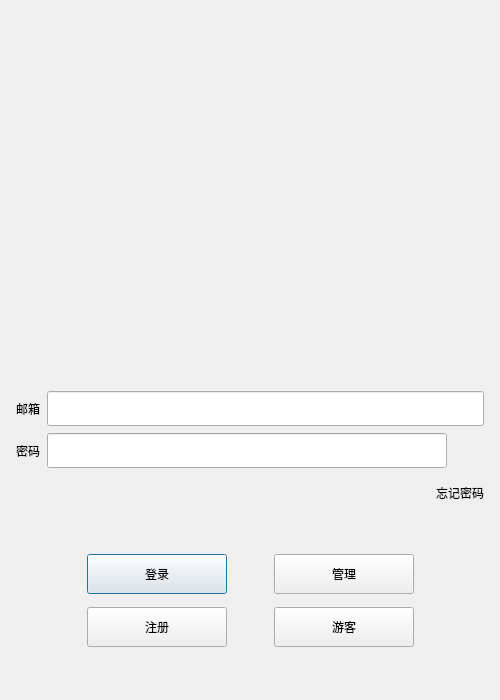
<?xml version="1.0" encoding="UTF-8"?>
<ui version="4.0">
 <class>LoginDialog</class>
 <widget class="QDialog" name="LoginDialog">
  <property name="geometry">
   <rect>
    <x>0</x>
    <y>0</y>
    <width>500</width>
    <height>700</height>
   </rect>
  </property>
  <property name="minimumSize">
   <size>
    <width>500</width>
    <height>700</height>
   </size>
  </property>
  <property name="maximumSize">
   <size>
    <width>500</width>
    <height>700</height>
   </size>
  </property>
  <property name="windowTitle">
   <string>Dialog</string>
  </property>
  <layout class="QVBoxLayout" name="verticalLayout_2">
   <item>
    <layout class="QVBoxLayout" name="verticalLayout">
     <property name="spacing">
      <number>7</number>
     </property>
     <property name="leftMargin">
      <number>5</number>
     </property>
     <property name="topMargin">
      <number>5</number>
     </property>
     <property name="rightMargin">
      <number>5</number>
     </property>
     <property name="bottomMargin">
      <number>5</number>
     </property>
     <item>
      <widget class="QLabel" name="err_tip">
       <property name="text">
        <string/>
       </property>
       <property name="alignment">
        <set>Qt::AlignCenter</set>
       </property>
      </widget>
     </item>
     <item>
      <widget class="QWidget" name="head_widget" native="true">
       <property name="minimumSize">
        <size>
         <width>450</width>
         <height>300</height>
        </size>
       </property>
       <layout class="QGridLayout" name="gridLayout">
        <item row="0" column="0">
         <widget class="QLabel" name="head_label">
          <property name="minimumSize">
           <size>
            <width>445</width>
            <height>295</height>
           </size>
          </property>
          <property name="maximumSize">
           <size>
            <width>445</width>
            <height>295</height>
           </size>
          </property>
          <property name="text">
           <string/>
          </property>
          <property name="alignment">
           <set>Qt::AlignCenter</set>
          </property>
         </widget>
        </item>
       </layout>
      </widget>
     </item>
     <item>
      <spacer name="verticalSpacer">
       <property name="orientation">
        <enum>Qt::Vertical</enum>
       </property>
       <property name="sizeHint" stdset="0">
        <size>
         <width>20</width>
         <height>40</height>
        </size>
       </property>
      </spacer>
     </item>
     <item>
      <layout class="QHBoxLayout" name="horizontalLayout">
       <item>
        <widget class="QLabel" name="email_label">
         <property name="minimumSize">
          <size>
           <width>0</width>
           <height>35</height>
          </size>
         </property>
         <property name="maximumSize">
          <size>
           <width>16777215</width>
           <height>35</height>
          </size>
         </property>
         <property name="text">
          <string>邮箱</string>
         </property>
        </widget>
       </item>
       <item>
        <widget class="QLineEdit" name="email_edit">
         <property name="minimumSize">
          <size>
           <width>0</width>
           <height>35</height>
          </size>
         </property>
         <property name="maximumSize">
          <size>
           <width>16777215</width>
           <height>35</height>
          </size>
         </property>
        </widget>
       </item>
      </layout>
     </item>
     <item>
      <layout class="QHBoxLayout" name="horizontalLayout_3">
       <item>
        <widget class="QLabel" name="pass_label">
         <property name="minimumSize">
          <size>
           <width>0</width>
           <height>35</height>
          </size>
         </property>
         <property name="maximumSize">
          <size>
           <width>16777215</width>
           <height>35</height>
          </size>
         </property>
         <property name="text">
          <string>密码</string>
         </property>
        </widget>
       </item>
       <item>
        <widget class="QLineEdit" name="pass_edit">
         <property name="minimumSize">
          <size>
           <width>0</width>
           <height>35</height>
          </size>
         </property>
         <property name="maximumSize">
          <size>
           <width>16777215</width>
           <height>35</height>
          </size>
         </property>
        </widget>
       </item>
       <item>
        <widget class="ClickedLabel" name="pass_visible">
         <property name="minimumSize">
          <size>
           <width>30</width>
           <height>30</height>
          </size>
         </property>
         <property name="maximumSize">
          <size>
           <width>30</width>
           <height>30</height>
          </size>
         </property>
         <property name="text">
          <string/>
         </property>
        </widget>
       </item>
      </layout>
     </item>
     <item>
      <layout class="QHBoxLayout" name="horizontalLayout_4">
       <item>
        <spacer name="horizontalSpacer">
         <property name="orientation">
          <enum>Qt::Horizontal</enum>
         </property>
         <property name="sizeHint" stdset="0">
          <size>
           <width>40</width>
           <height>20</height>
          </size>
         </property>
        </spacer>
       </item>
       <item>
        <widget class="ClickedLabel" name="forget_label">
         <property name="minimumSize">
          <size>
           <width>0</width>
           <height>35</height>
          </size>
         </property>
         <property name="maximumSize">
          <size>
           <width>16777215</width>
           <height>35</height>
          </size>
         </property>
         <property name="text">
          <string>忘记密码</string>
         </property>
        </widget>
       </item>
      </layout>
     </item>
     <item>
      <spacer name="verticalSpacer_2">
       <property name="orientation">
        <enum>Qt::Vertical</enum>
       </property>
       <property name="sizeHint" stdset="0">
        <size>
         <width>20</width>
         <height>40</height>
        </size>
       </property>
      </spacer>
     </item>
     <item>
      <layout class="QHBoxLayout" name="horizontalLayout_5">
       <property name="bottomMargin">
        <number>6</number>
       </property>
       <item>
        <spacer name="horizontalSpacer_3">
         <property name="orientation">
          <enum>Qt::Horizontal</enum>
         </property>
         <property name="sizeHint" stdset="0">
          <size>
           <width>40</width>
           <height>20</height>
          </size>
         </property>
        </spacer>
       </item>
       <item>
        <widget class="QPushButton" name="login_btn">
         <property name="minimumSize">
          <size>
           <width>140</width>
           <height>40</height>
          </size>
         </property>
         <property name="maximumSize">
          <size>
           <width>140</width>
           <height>40</height>
          </size>
         </property>
         <property name="text">
          <string>登录</string>
         </property>
        </widget>
       </item>
       <item>
        <spacer name="horizontalSpacer_8">
         <property name="orientation">
          <enum>Qt::Horizontal</enum>
         </property>
         <property name="sizeType">
          <enum>QSizePolicy::Fixed</enum>
         </property>
         <property name="sizeHint" stdset="0">
          <size>
           <width>40</width>
           <height>20</height>
          </size>
         </property>
        </spacer>
       </item>
       <item>
        <widget class="QPushButton" name="admin_btn">
         <property name="minimumSize">
          <size>
           <width>140</width>
           <height>40</height>
          </size>
         </property>
         <property name="maximumSize">
          <size>
           <width>140</width>
           <height>40</height>
          </size>
         </property>
         <property name="text">
          <string>管理</string>
         </property>
        </widget>
       </item>
       <item>
        <spacer name="horizontalSpacer_2">
         <property name="orientation">
          <enum>Qt::Horizontal</enum>
         </property>
         <property name="sizeHint" stdset="0">
          <size>
           <width>40</width>
           <height>20</height>
          </size>
         </property>
        </spacer>
       </item>
      </layout>
     </item>
     <item>
      <layout class="QHBoxLayout" name="horizontalLayout_7">
       <item>
        <spacer name="horizontalSpacer_6">
         <property name="orientation">
          <enum>Qt::Horizontal</enum>
         </property>
         <property name="sizeHint" stdset="0">
          <size>
           <width>40</width>
           <height>20</height>
          </size>
         </property>
        </spacer>
       </item>
       <item>
        <widget class="QPushButton" name="reg_btn">
         <property name="minimumSize">
          <size>
           <width>140</width>
           <height>40</height>
          </size>
         </property>
         <property name="maximumSize">
          <size>
           <width>140</width>
           <height>40</height>
          </size>
         </property>
         <property name="text">
          <string>注册</string>
         </property>
        </widget>
       </item>
       <item>
        <spacer name="horizontalSpacer_4">
         <property name="orientation">
          <enum>Qt::Horizontal</enum>
         </property>
         <property name="sizeType">
          <enum>QSizePolicy::Fixed</enum>
         </property>
         <property name="sizeHint" stdset="0">
          <size>
           <width>40</width>
           <height>20</height>
          </size>
         </property>
        </spacer>
       </item>
       <item>
        <widget class="QPushButton" name="visitor_btn">
         <property name="minimumSize">
          <size>
           <width>140</width>
           <height>40</height>
          </size>
         </property>
         <property name="maximumSize">
          <size>
           <width>140</width>
           <height>40</height>
          </size>
         </property>
         <property name="text">
          <string>游客</string>
         </property>
        </widget>
       </item>
       <item>
        <spacer name="horizontalSpacer_7">
         <property name="orientation">
          <enum>Qt::Horizontal</enum>
         </property>
         <property name="sizeHint" stdset="0">
          <size>
           <width>40</width>
           <height>20</height>
          </size>
         </property>
        </spacer>
       </item>
      </layout>
     </item>
     <item>
      <spacer name="verticalSpacer_3">
       <property name="orientation">
        <enum>Qt::Vertical</enum>
       </property>
       <property name="sizeHint" stdset="0">
        <size>
         <width>20</width>
         <height>40</height>
        </size>
       </property>
      </spacer>
     </item>
    </layout>
   </item>
  </layout>
 </widget>
 <customwidgets>
  <customwidget>
   <class>ClickedLabel</class>
   <extends>QLabel</extends>
   <header>clickedlabel.h</header>
  </customwidget>
 </customwidgets>
 <resources/>
 <connections/>
</ui>
